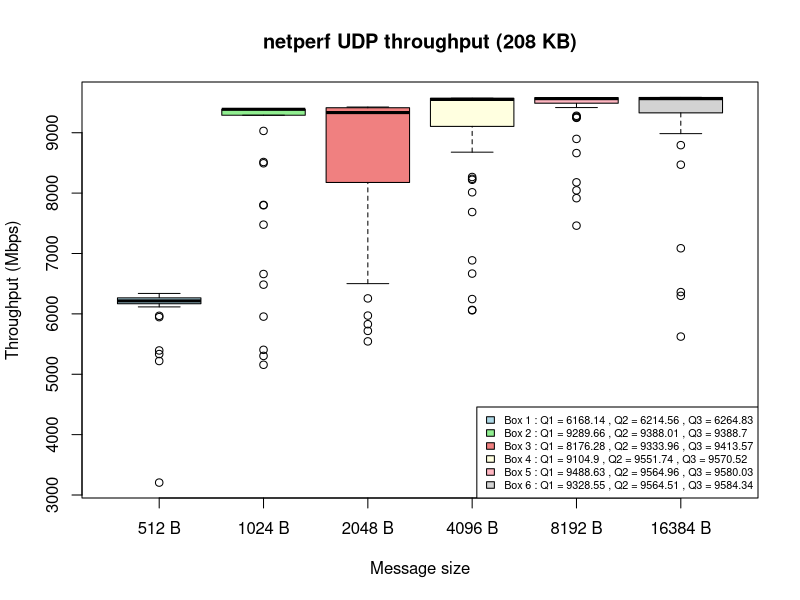

This figure's R source:
# Sample data for multiple boxes
data1 <- read.table("udp-box-plot-212992-512.txt", header = FALSE)
data2 <- read.table("udp-box-plot-212992-1024.txt", header = FALSE)
data3 <- read.table("udp-box-plot-212992-2048.txt", header = FALSE)
data4 <- read.table("udp-box-plot-212992-4096.txt", header = FALSE)
data5 <- read.table("udp-box-plot-212992-8192.txt", header = FALSE)
data6 <- read.table("udp-box-plot-212992-16384.txt", header = FALSE)

# Define custom y-axis values
#y_values <- c("208 KB", "150 MB")

# Combine data into a matrix
data_matrix <- cbind(data1, data2, data3, data4, data5, data6)

column_names <- c("512 B", "1024 B", "2048 B", "4096 B", "8192 B", "16384 B")

# Set the column names for the data_matrix
colnames(data_matrix) <- column_names


# Create a boxplot with multiple boxes
bp <- boxplot(data_matrix, horizontal=FALSE, main="netperf UDP throughput (208 KB)", ylab="Throughput (Mbps)", xlab="Message size", col=c("lightblue", "lightgreen", "lightcoral", "lightyellow", "lightpink", "lightgray"), outline=TRUE)

# Calculate quartiles and median for each box
q1 <- bp$stats[2, ]
q3 <- bp$stats[4, ]
median_val <- bp$stats[3, ]

# Create custom legend labels
legend_labels <- sapply(1:ncol(data_matrix), function(i) {
  paste("Box", i, ": Q1 =", round(q1[i], 2), ", Q2 =", round(median_val[i], 2), ", Q3 =", round(q3[i], 2))
})

# Create a legend
legend("bottomright", legend=legend_labels, fill=c("lightblue", "lightgreen", "lightcoral", "lightyellow", "lightpink", "lightgray"), cex = 0.65)

